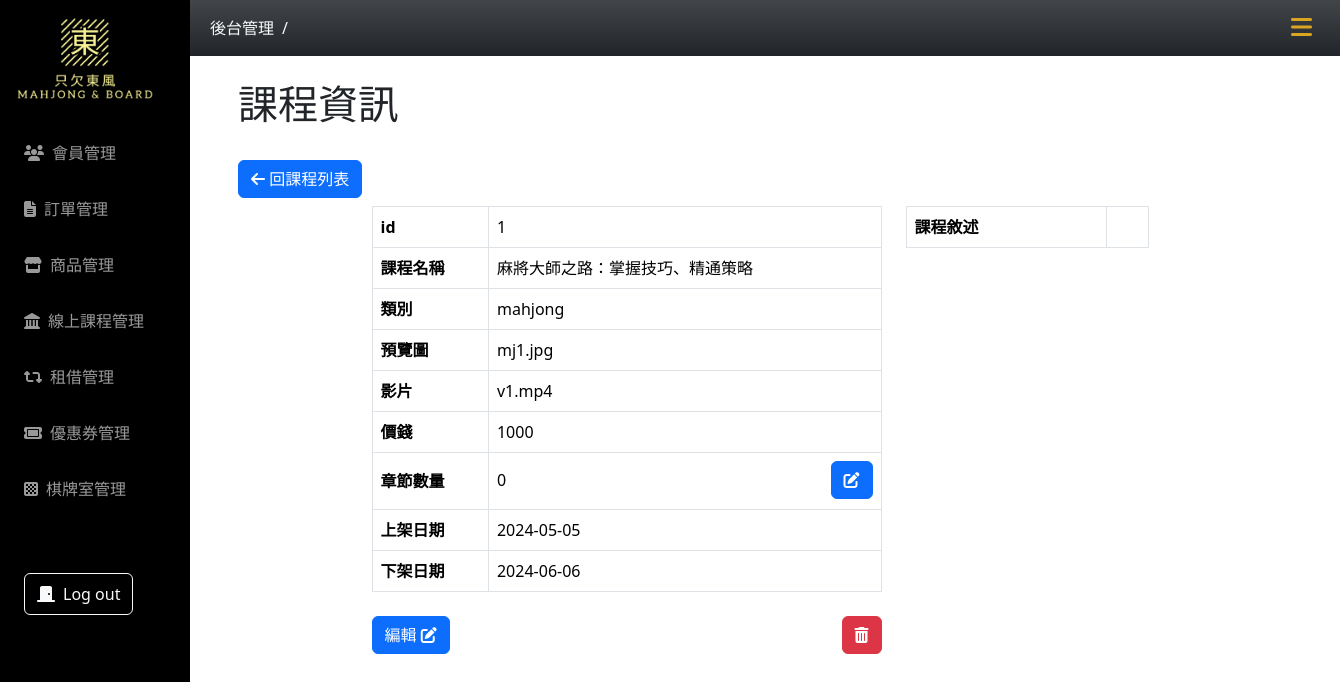
The app's page /mjphp/course-detail.php, older data.
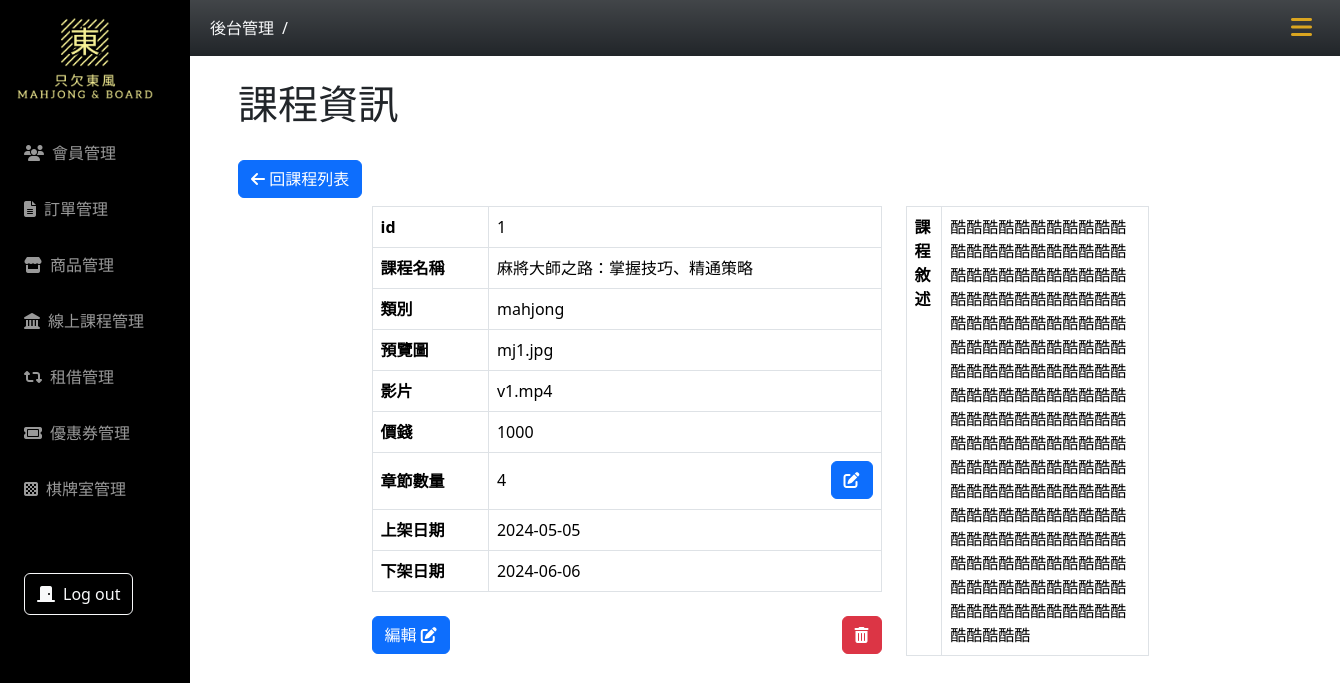
The same page, newer data.
### tables this page shows
CREATE TABLE `course` (
  `id` int(5) UNSIGNED NOT NULL,
  `course_name` varchar(50) NOT NULL,
  `course_category_id` int(3) NOT NULL,
  `content` varchar(1000) NOT NULL,
  `price` int(6) UNSIGNED NOT NULL,
  `images` varchar(50) NOT NULL,
  `file` varchar(255) NOT NULL,
  `created_at` datetime NOT NULL,
  `updated_at` datetime NOT NULL,
  `on_datetime` date NOT NULL,
  `off_datetime` date NOT NULL,
  `valid` tinyint(4) NOT NULL DEFAULT 1
);

CREATE TABLE `course_category` (
  `id` int(11) NOT NULL,
  `name` varchar(50) NOT NULL
);

### mjphp/course-detail.php (the view, shortened to what this page needs)
<?php
if (!isset($_GET["id"])) {
    $id = 1;
} else {
    $id = $_GET["id"];
}
require_once("../db_connect_mahjong.php");
$sql = "SELECT * FROM course WHERE id = $id AND valid=1";
$result = $conn->query($sql);
$row = $result->fetch_assoc();
if ($result->num_rows > 0) {
    $courseExit = true;
} else {
    $courseExit = false;
    $title = "課程不存在";
}
$sqlCategory = "SELECT course.*, course_category.name AS category_name
        FROM course
        JOIN course_category ON course.course_category_id = course_category.id
        WHERE course.id = $id AND course.valid=1";
$resultCategory = $conn->query($sqlCategory);
$rowsCategory = $resultCategory->fetch_all(MYSQLI_ASSOC);
$sqlChapter = "SELECT * FROM course_chapter WHERE course_id = $id";
$resultChapter = $conn->query($sqlChapter);
?>
<!doctype html>
<html lang="en">
<head>
    <?php include("../css-mahjong.php"); ?>
</head>
<body>
    <?php include("../nav.php"); ?>
    <div class="container main-content px-5">
        <h1 class="my-4">課程資訊</h1>
        <div class="py-2">
            <a class="btn btn-primary" href="course-list.php"><i class="fa-solid fa-arrow-left"></i> 回課程列表</a>
        </div>
        <div class="row justify-content-center">
            <div class="col-lg-6">
                <?php if ($courseExit) : ?>
                    <table class="table table-bordered">
                        <tr>
                            <th>id</th>
                            <td><?= $row["id"] ?></td>
                        </tr>
                        <tr>
                            <th>課程名稱</th>
                            <td><?= $row["course_name"] ?></td>
                        </tr>
                        <tr>
                            <th>類別</th>
                            <td><?= $rowsCategory[0]["category_name"] ?></td>
                        </tr>
                        <tr>
                            <th>預覽圖</th>
                            <td><?= $row["images"] ?></td>
                        </tr>
                        <tr>
                            <th>影片</th>
                            <td><?= $row["file"] ?></td>
                        </tr>
                        <tr>
                            <th>價錢</th>
                            <td><?= $row["price"] ?></td>
                        </tr>
                        <tr>
                            <th class="py-3">
                                章節數量
                            </th>
                            <td>
                                <div class="d-flex justify-content-between align-items-center">
                                    <div>
                                        <?= $resultChapter->num_rows ?>
                                    </div>
                                    <div>
                                        <a class="btn btn-primary" href="course-chapter.php?id=<?= $row["id"] ?>" title="編輯章節"> <i class="fa-solid fa-pen-to-square"></i></a>
                                    </div>
                                </div>
                            </td>
                        </tr>
                        <tr>
                            <th>上架日期</th>
                            <td><?= $row["on_datetime"] ?></td>
                        </tr>
                        <tr>
                            <th>下架日期</th>
                            <td><?= $row["off_datetime"] ?></td>
                        </tr>
                    </table>
                    <div class="py-2 d-flex justify-content-between">
                        <a class="btn btn-primary" href="course-edit.php?id=<?= $row["id"] ?>" title="編輯課程">編輯 <i class="fa-solid fa-pen-to-square"></i></a>
                        <button class="btn btn-danger" title="刪除課程" data-bs-toggle="modal" data-bs-target="#deleteModal"><i class="fa-solid fa-trash-can"></i></button>
                    </div>
                <?php else : ?>
                    <h1>課程不存在</h1>
                <?php endif; ?>
            </div>
            <div class="col-lg-3">
                <table class="table table-bordered">
                    <tr>
                        <th>課程敘述</th>
                        <td><?= $row["content"] ?></td>
                    </tr>
                </table>
            </div>
        </div>
    </div>
</body>
</html>

Row changes from the older to the newer data that the page shows:
changed course "麻將大師之路：掌握技巧、精通策略": content (not shown) → "酷酷酷酷酷酷酷酷酷酷酷酷酷酷酷酷酷酷酷酷酷酷酷酷酷酷酷酷酷酷酷酷酷酷酷酷酷酷酷酷酷酷酷酷酷酷酷酷酷酷酷酷酷酷酷酷酷酷酷酷酷酷酷酷酷酷酷酷酷酷酷酷酷酷酷酷酷酷酷酷酷酷酷酷酷酷酷酷酷酷酷酷酷酷酷酷酷酷酷酷酷酷酷酷酷酷酷酷酷酷酷酷酷酷酷酷酷酷酷酷酷酷酷酷酷酷酷酷酷酷酷酷酷酷酷酷酷酷酷酷酷酷酷酷酷酷酷酷酷酷酷酷酷酷酷酷酷酷酷酷酷酷酷酷酷酷酷酷酷酷酷酷酷酷酷酷酷酷酷酷酷酷酷酷酷酷酷酷酷酷酷酷"
Text that changed along with them:
$resultChapter->num_rows: "0" → "4"
